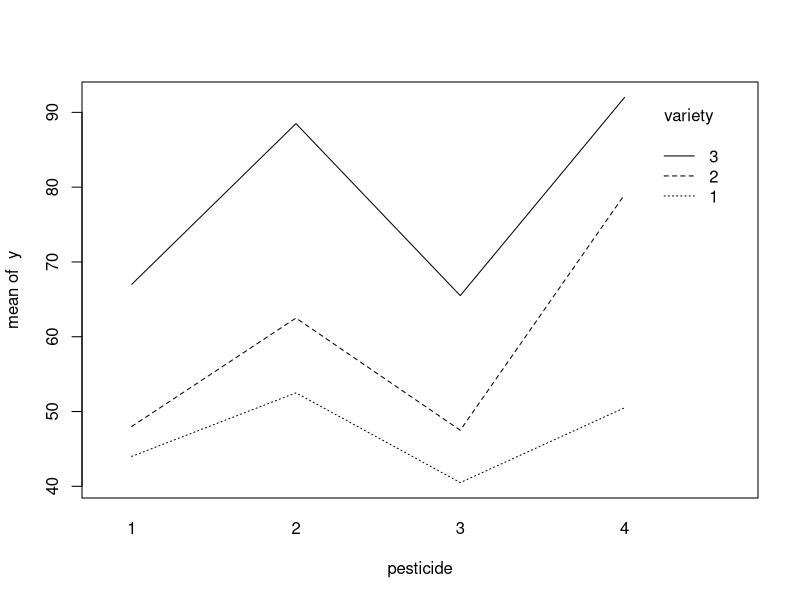
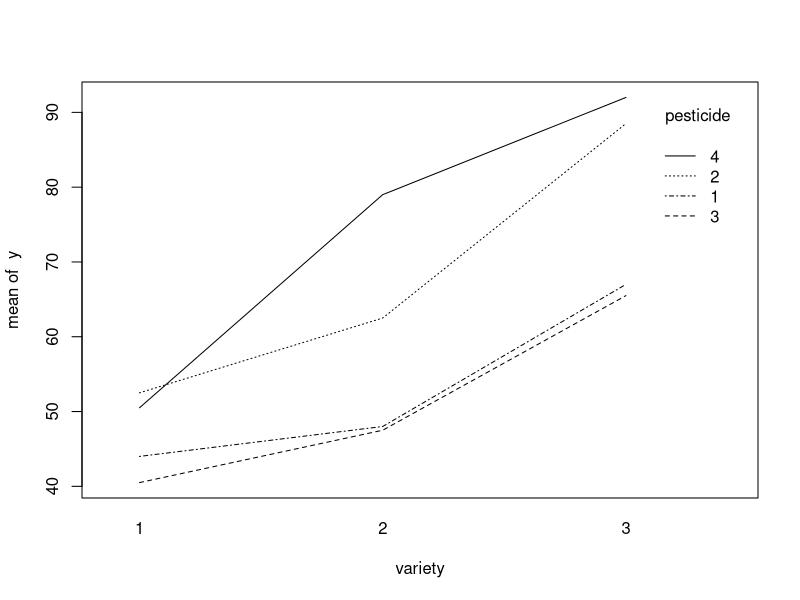

Reproduce these figures in R, in order.
## ---- chunk 1
# taste of three types of tomato: round, beef, or cherry
taste <- c(25.44462, 28.09772, 46.46490, 36.95795, 24.83477, 28.46805,
           48.14579, 31.77559, 53.42217, 70.86571, 57.07008, 38.08433)

#create a qualitative variable indicating tomato type
tomtype <- as.factor(c(rep("round",4), rep("beef",4), rep("cherry",4)))

# one-way ANOVA model
Tastemodel <- lm(taste ~ tomtype)
a = anova(Tastemodel)
a
## ---- chunk 2
# this is what happens when you do not introduce
# type of tomato as a factor
# type of tomato: 1 = round, 2 = beef, 3 = cherry tomato)
type <- c(1, 1, 1, 1, 2, 2, 2, 2, 3, 3, 3 ,3)
b = WrongModel <- lm(taste ~ type)
summary(WrongModel)
## ---- chunk 3
# more output with the one-way anova model
a = summary(Tastemodel)
a
## ---- chunk 4
library(multcomp)
## ---- chunk 5
# All three pairwise comparisons with Tukeys method
Tukey <- glht(Tastemodel, linfct=mcp(tomtype="Tukey"))
summary(Tukey)
## ---- chunk 6
tomtype2 <- relevel(tomtype, ref="cherry")
Tastemodel2 <- lm(taste ~ tomtype2)
a = summary(Tastemodel)
b = summary(Tastemodel2)
a
b
## ---- chunk 7
# response is yield of fruit y,
# comparing four pesticides or three varieties f fruit trees
# eight trees of each variety randomly assigned to the four pesticides
# two trees per variety, per pesticide
y <- c(49, 39, 55, 41, 66, 68, 50, 55, 67, 58, 85, 92, 43, 38, 53, 42, 69, 62, 53, 48, 85, 73, 85, 99)
pesticide <- factor(c(1,  1,  1,  1,  1, 1, 2, 2, 2, 2, 2, 2, 3, 3, 3, 3, 3, 3, 4, 4, 4, 4, 4, 4))
variety <- factor(c(1, 1, 2, 2, 3, 3, 1, 1, 2, 2, 3, 3, 1, 1, 2, 2, 3, 3, 1, 1, 2, 2, 3, 3))

# printing the data
print(cbind(y, variety, pesticide))

#profile plot
interaction.plot(pesticide, variety, y)
## ---- chunk 8
interaction.plot(variety, pesticide, y)
## ---- chunk 9
# a two-way analysis of variance with interaction
a = twowayint <- lm(y ~ variety + pesticide + variety:pesticide)
a
b = anova(twowayint)
b
c = summary(twowayint)
c
## ---- chunk 10
d = cbind(y, variety, pesticide)
## ---- chunk 11
library(emmeans)
#comparing pesticides averaged over varieties
marginal <- emmeans(twowayint, ~ pesticide)
# Fisher's LSD method
pairs(marginal, adjust="None")
## ---- chunk 12
# Tukey's method
pairs(marginal, adjust="Tukey")
